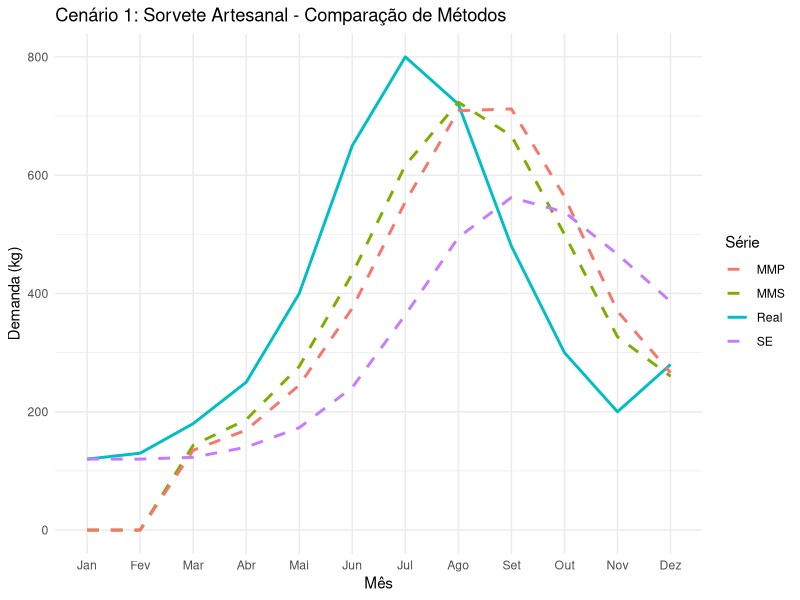
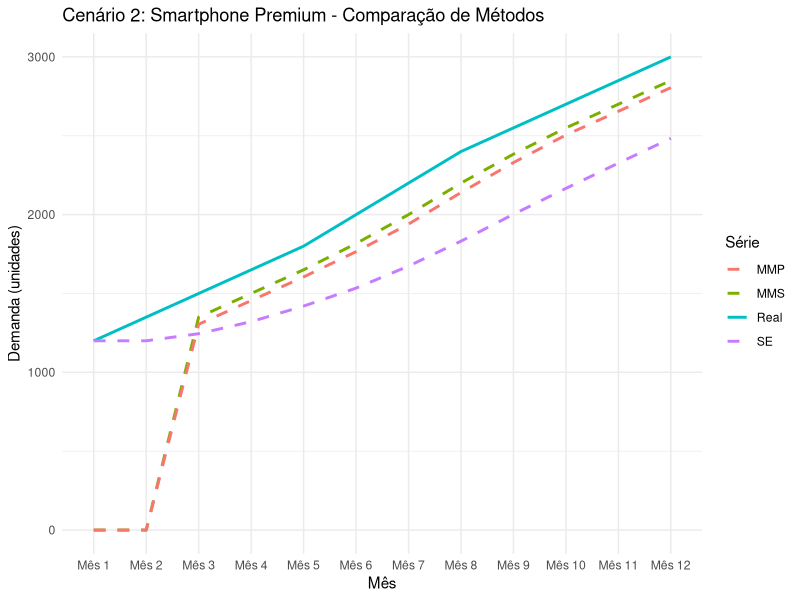
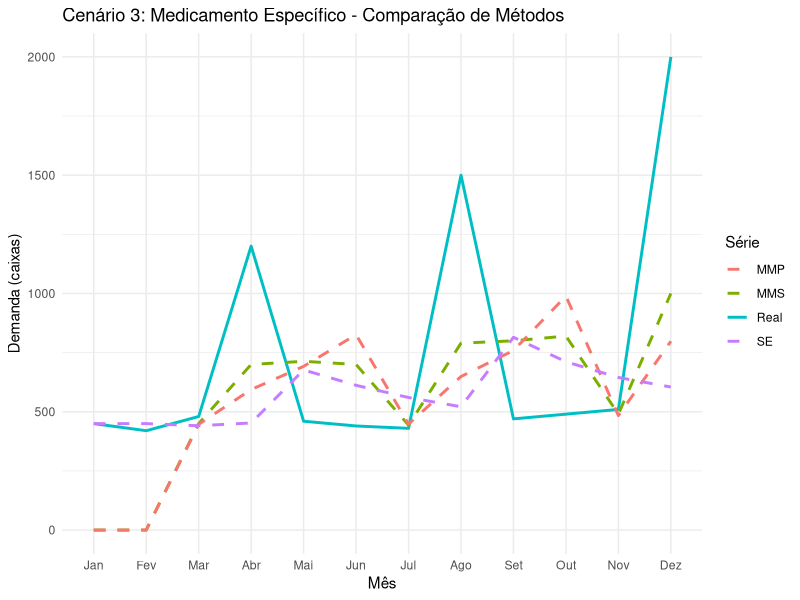

These charts were generated, in order, by the following R code: (Note: this script raises an error after producing the figures.)
## ---- chunk 1
# Carregar bibliotecas necessárias
library(dplyr)
library(kableExtra)
library(ggplot2)

# FUNÇÕES PARA CÁLCULO DOS MÉTODOS DE PREVISÃO ----------------------------

calcular_mms <- function(dados, n) {
  mms <- numeric(length(dados))
  for(i in n:length(dados)) {
    mms[i] <- mean(dados[(i-n+1):i])
  }
  return(mms)
}

calcular_mmp <- function(dados, pesos) {
  n <- length(pesos)
  mmp <- numeric(length(dados))
  for(i in n:length(dados)) {
    periodo <- dados[(i-n+1):i]
    mmp[i] <- sum(periodo * pesos) / sum(pesos)
  }
  return(mmp)
}

calcular_se <- function(dados, alpha) {
  se <- numeric(length(dados))
  se[1] <- dados[1]  # Inicialização
  for(i in 2:length(dados)) {
    se[i] <- alpha * dados[i-1] + (1-alpha) * se[i-1]
  }
  return(se)
}

calcular_mape <- function(real, previsao) {
  erro <- abs((real - previsao) / real)
  mape <- mean(erro, na.rm = TRUE) * 100
  return(round(mape, 2))
}

# CENÁRIO 1: SORVETE ARTESANAL --------------------------------------------

# Dados do Cenário 1
meses <- c("Jan", "Fev", "Mar", "Abr", "Mai", "Jun", "Jul", "Ago", "Set", "Out", "Nov", "Dez")
demanda1 <- c(120, 130, 180, 250, 400, 650, 800, 720, 480, 300, 200, 280)

# Cálculos para Cenário 1
mms1 <- calcular_mms(demanda1, 3)
mmp1 <- calcular_mmp(demanda1, c(0.5, 0.3, 0.2))
se1 <- calcular_se(demanda1, 0.3)

# Criar dataframe para Cenário 1
df1 <- data.frame(
  Mês = meses,
  Demanda_Real = demanda1,
  MMS = round(mms1, 1),
  MMP = round(mmp1, 1),
  SE = round(se1, 1)
)

# Calcular MAPE para Cenário 1 (excluindo primeiros meses sem previsão)
mape_mms1 <- calcular_mape(demanda1[4:12], mms1[4:12])
mape_mmp1 <- calcular_mape(demanda1[4:12], mmp1[4:12])
mape_se1 <- calcular_mape(demanda1[2:12], se1[2:12])

# Tabela HTML para Cenário 1
kable(df1, caption = "Cenário 1: Sorvete Artesanal - Previsões de Demanda") %>%
  kable_styling(bootstrap_options = c("striped", "hover"), full_width = FALSE) %>%
  add_header_above(c(" " = 2, "Métodos de Previsão" = 3)) %>%
  footnote(general = paste("MAPE - MMS:", mape_mms1, "%, MMP:", mape_mmp1, "%, SE:", mape_se1, "%"))

# Gráfico para Cenário 1
ggplot(df1, aes(x = factor(Mês, levels = meses))) +
  geom_line(aes(y = Demanda_Real, group = 1, color = "Real"), size = 1) +
  geom_line(aes(y = MMS, group = 1, color = "MMS"), size = 1, linetype = "dashed", na.rm = TRUE) +
  geom_line(aes(y = MMP, group = 1, color = "MMP"), size = 1, linetype = "dashed", na.rm = TRUE) +
  geom_line(aes(y = SE, group = 1, color = "SE"), size = 1, linetype = "dashed", na.rm = TRUE) +
  labs(title = "Cenário 1: Sorvete Artesanal - Comparação de Métodos",
       x = "Mês", y = "Demanda (kg)", color = "Série") +
  theme_minimal()

# CENÁRIO 2: SMARTPHONE PREMIUM -------------------------------------------

# Dados do Cenário 2
demanda2 <- c(1200, 1350, 1500, 1650, 1800, 2000, 2200, 2400, 2550, 2700, 2850, 3000)

# Cálculos para Cenário 2
mms2 <- calcular_mms(demanda2, 3)
mmp2 <- calcular_mmp(demanda2, c(0.5, 0.3, 0.2))
se2 <- calcular_se(demanda2, 0.3)

# Criar dataframe para Cenário 2
df2 <- data.frame(
  Mês = paste("Mês", 1:12),
  Demanda_Real = demanda2,
  MMS = round(mms2, 1),
  MMP = round(mmp2, 1),
  SE = round(se2, 1)
)

# Calcular MAPE para Cenário 2
mape_mms2 <- calcular_mape(demanda2[4:12], mms2[4:12])
mape_mmp2 <- calcular_mape(demanda2[4:12], mmp2[4:12])
mape_se2 <- calcular_mape(demanda2[2:12], se2[2:12])

# Tabela HTML para Cenário 2
kable(df2, caption = "Cenário 2: Smartphone Premium - Previsões de Demanda") %>%
  kable_styling(bootstrap_options = c("striped", "hover"), full_width = FALSE) %>%
  add_header_above(c(" " = 2, "Métodos de Previsão" = 3)) %>%
  footnote(general = paste("MAPE - MMS:", mape_mms2, "%, MMP:", mape_mmp2, "%, SE:", mape_se2, "%"))

# Gráfico para Cenário 2
ggplot(df2, aes(x = factor(Mês, levels = paste("Mês", 1:12)))) +
  geom_line(aes(y = Demanda_Real, group = 1, color = "Real"), size = 1) +
  geom_line(aes(y = MMS, group = 1, color = "MMS"), size = 1, linetype = "dashed", na.rm = TRUE) +
  geom_line(aes(y = MMP, group = 1, color = "MMP"), size = 1, linetype = "dashed", na.rm = TRUE) +
  geom_line(aes(y = SE, group = 1, color = "SE"), size = 1, linetype = "dashed", na.rm = TRUE) +
  labs(title = "Cenário 2: Smartphone Premium - Comparação de Métodos",
       x = "Mês", y = "Demanda (unidades)", color = "Série") +
  theme_minimal()

# CENÁRIO 3: MEDICAMENTO ESPECÍFICO ---------------------------------------

# Dados do Cenário 3
demanda3 <- c(450, 420, 480, 1200, 460, 440, 430, 1500, 470, 490, 510, 2000)

# Cálculos para Cenário 3
mms3 <- calcular_mms(demanda3, 3)
mmp3 <- calcular_mmp(demanda3, c(0.5, 0.3, 0.2))
se3 <- calcular_se(demanda3, 0.3)

# Criar dataframe para Cenário 3
df3 <- data.frame(
  Mês = meses,
  Demanda_Real = demanda3,
  MMS = round(mms3, 1),
  MMP = round(mmp3, 1),
  SE = round(se3, 1)
)

# Calcular MAPE para Cenário 3
mape_mms3 <- calcular_mape(demanda3[4:12], mms3[4:12])
mape_mmp3 <- calcular_mape(demanda3[4:12], mmp3[4:12])
mape_se3 <- calcular_mape(demanda3[2:12], se3[2:12])

# Tabela HTML para Cenário 3
kable(df3, caption = "Cenário 3: Medicamento Específico - Previsões de Demanda") %>%
  kable_styling(bootstrap_options = c("striped", "hover"), full_width = FALSE) %>%
  add_header_above(c(" " = 2, "Métodos de Previsão" = 3)) %>%
  footnote(general = paste("MAPE - MMS:", mape_mms3, "%, MMP:", mape_mmp3, "%, SE:", mape_se3, "%"))

# Gráfico para Cenário 3
ggplot(df3, aes(x = factor(Mês, levels = meses))) +
  geom_line(aes(y = Demanda_Real, group = 1, color = "Real"), size = 1) +
  geom_line(aes(y = MMS, group = 1, color = "MMS"), size = 1, linetype = "dashed", na.rm = TRUE) +
  geom_line(aes(y = MMP, group = 1, color = "MMP"), size = 1, linetype = "dashed", na.rm = TRUE) +
  geom_line(aes(y = SE, group = 1, color = "SE"), size = 1, linetype = "dashed", na.rm = TRUE) +
  labs(title = "Cenário 3: Medicamento Específico - Comparação de Métodos",
       x = "Mês", y = "Demanda (caixas)", color = "Série") +
  theme_minimal()

# RESUMO COMPARATIVO DOS MAPES --------------------------------------------

# Criar tabela resumo com MAPE de todos os cenários
resumo_mape <- data.frame(
  Cenário = c("Sorvete Artesanal", "Smartphone Premium", "Medicamento Específico"),
  MMS = c(mape_mms1, mape_mms2, mape_mms3),
  MMP = c(mape_mmp1, mape_mmp2, mape_mmp3),
  SE = c(mape_se1, mape_se2, mape_se3),
  Melhor_Método = c(
    ifelse(min(c(mape_mms1, mape_mmp1, mape_se1)) == mape_mms1, "MMS", 
           ifelse(min(c(mape_mms1, mape_mmp1, mape_se1)) == mape_mmp1, "MMP", "SE")),
    ifelse(min(c(mape_mms2, mape_mmp2, mape_se2)) == mape_mms2, "MMS", 
           ifelse(min(c(mape_mms2, mape_mmp2, mape_se2)) == mape_mmp2, "MMP", "SE")),
    ifelse(min(c(mape_mms3, mape_mmp3, mape_se3)) == mape_mms3, "MMS", 
           ifelse(min(c(mape_mms3, mape_mmp3, mape_se3)) == mape_mmp3, "MMP", "SE"))
  )
)

# Tabela resumo em HTML
kable(resumo_mape, caption = "Resumo Comparativo - MAPE por Cenário e Método (%)") %>%
  kable_styling(bootstrap_options = c("striped", "hover"), full_width = FALSE) %>%
  row_spec(which.min(resumo_mape$MMS), bold = TRUE, color = "white", background = "#D32F2F") %>%
  row_spec(which.min(resumo_mape$MMP), bold = TRUE, color = "white", background = "#388E3C") %>%
  row_spec(which.min(resumo_mape$SE), bold = TRUE, color = "white", background = "#1976D2")

# ANÁLISE DOS RESULTADOS --------------------------------------------------

cat("ANÁLISE DOS RESULTADOS:\n")
cat("=======================\n\n")

cat("CENÁRIO 1 (Sorvete Artesanal - Sazonal):\n")
cat("- MAPE MMS:", mape_mms1, "%\n")
cat("- MAPE MMP:", mape_mmp1, "%\n") 
cat("- MAPE SE:", mape_se1, "%\n")
cat("- Método recomendado:", ifelse(mape_mms1 == min(c(mape_mms1, mape_mmp1, mape_se1)), "MMS",
                                   ifelse(mape_mmp1 == min(c(mape_mms1, mape_mmp1, mape_se1)), "MMP", "SE")), "\n\n")

cat("CENÁRIO 2 (Smartphone Premium - Tendência):\n")
cat("- MAPE MMS:", mape_mms2, "%\n")
cat("- MAPE MMP:", mape_mmp2, "%\n")
cat("- MAPE SE:", mape_se2, "%\n")
cat("- Método recomendado:", ifelse(mape_mms2 == min(c(mape_mms2, mape_mmp2, mape_se2)), "MMS",
                                   ifelse(mape_mmp2 == min(c(mape_mms2, mape_mmp2, mape_se2)), "MMP", "SE")), "\n\n")

cat("CENÁRIO 3 (Medicamento - Irregular):\n")
cat("- MAPE MMS:", mape_mms3, "%\n")
cat("- MAPE MMP:", mape_mmp3, "%\n")
cat("- MAPE SE:", mape_se3, "%\n")
cat("- Método recomendado:", ifelse(mape_mms3 == min(c(mape_mms3, mape_mmp3, mape_se3)), "MMS",
                                   ifelse(mape_mmp3 == min(c(mape_mms3, mape_mmp3, mape_se3)), "MMP", "SE")), "\n")
## ---- chunk 2
# FUNÇÃO CORRIGIDA DO GABARITO COM PREVISÃO DO 13º MÊS --------------------

calcular_previsao_mes13 <- function(dados_reais) {
  demanda <- dados_reais$Demanda_Real
  
  # Calcular previsões para os meses históricos
  mms <- calcular_mms(demanda, 3)
  mmp <- calcular_mmp(demanda, c(0.5, 0.3, 0.2))
  se <- calcular_se(demanda, 0.3)
  
  # PREVISÃO PARA O MÊS 13
  # MMS: média dos últimos 3 meses (meses 10, 11, 12)
  previsao_mms_13 <- mean(demanda[10:12])
  
  # MMP: média ponderada dos últimos 3 meses
  previsao_mmp_13 <- sum(demanda[10:12] * c(0.5, 0.3, 0.2))
  
  # SE: usando o último valor suavizado
  previsao_se_13 <- 0.3 * demanda[12] + 0.7 * se[12]
  
  # Calcular MAPE (apenas meses históricos)
  mape_mms <- calcular_mape(demanda[4:12], mms[4:12])
  mape_mmp <- calcular_mape(demanda[4:12], mmp[4:12])
  mape_se <- calcular_mape(demanda[2:12], se[2:12])
  
  return(list(
    MMS = c(mms, previsao_mms_13),
    MMP = c(mmp, previsao_mmp_13),
    SE = c(se, previsao_se_13),
    MAPE_MMS = mape_mms,
    MAPE_MMP = mape_mmp,
    MAPE_SE = mape_se,
    Previsao_M13 = c(MMS = previsao_mms_13, MMP = previsao_mmp_13, SE = previsao_se_13)
  ))
}

# CALCULAR RESULTADOS PARA CADA CENÁRIO COM MÊS 13 ------------------------

resultados1_mes13 <- calcular_previsao_mes13(df1)
resultados2_mes13 <- calcular_previsao_mes13(df2)
resultados3_mes13 <- calcular_previsao_mes13(df3)

# FUNÇÃO ATUALIZADA DO GABARITO COM MÊS 13 --------------------------------

criar_gabarito_completo <- function(cenario_num, titulo, dados_reais, resultados) {
  
  pdf(paste0("Gabarito_Completo_Cenario", cenario_num, ".pdf"), width = 14, height = 11)
  
  # Criar dataframe completo com mês 13
  meses_completos <- c(dados_reais$Mês, "M13")
  demanda_completa <- c(dados_reais$Demanda_Real, NA)
  
  dados_gabarito <- data.frame(
    Mês = meses_completos,
    Demanda_Real = demanda_completa,
    MMS_Correto = round(resultados$MMS, 1),
    MMP_Correto = round(resultados$MMP, 1),
    SE_Correto = round(resultados$SE, 1),
    Erro_MMS = c(round(abs((dados_reais$Demanda_Real - resultados$MMS[1:12]) / dados_reais$Demanda_Real) * 100, 1), "---"),
    Erro_MMP = c(round(abs((dados_reais$Demanda_Real - resultados$MMP[1:12]) / dados_reais$Demanda_Real) * 100, 1), "---"),
    Erro_SE = c(round(abs((dados_reais$Demanda_Real - resultados$SE[1:12]) / dados_reais$Demanda_Real) * 100, 1), "---")
  )
  
  # Adicionar linha de MAPE
  linha_mape <- data.frame(
    Mês = "MAPE (M1-12)",
    Demanda_Real = "---",
    MMS_Correto = paste(round(resultados$MAPE_MMS, 2), "%"),
    MMP_Correto = paste(round(resultados$MAPE_MMP, 2), "%"),
    SE_Correto = paste(round(resultados$MAPE_SE, 2), "%"),
    Erro_MMS = "---",
    Erro_MMP = "---",
    Erro_SE = "---"
  )
  
  dados_gabarito_completo <- rbind(dados_gabarito, linha_mape)
  
  # Criar tabela formatada
  tabela_gabarito <- tableGrob(dados_gabarito_completo, rows = NULL,
                              theme = ttheme_minimal(
                                base_size = 10,
                                core = list(
                                  fg_params = list(hjust = 0.5, x = 0.5),
                                  bg_params = list(fill = c(rep(c("white", "#f0f0f0"), 6), 
                                                          "lightyellow", "#e8f5e8"))
                                ),
                                colhead = list(
                                  fg_params = list(fontface = "bold", fontsize = 11),
                                  bg_params = list(fill = "#2196F3", alpha = 0.8)
                                )
                              ))
  
  # Resumo das previsões do Mês 13
  resumo_mes13 <- data.frame(
    Método = c("MMS", "MMP", "SE"),
    Previsão_M13 = round(resultados$Previsao_M13, 1),
    Fórmula_Usada = c(
      "Média dos meses 10, 11, 12",
      "Ponderada: 0.5×M12 + 0.3×M11 + 0.2×M10",
      "Suavização: 0.3×M12 + 0.7×F12"
    )
  )
  
  tabela_resumo <- tableGrob(resumo_mes13, rows = NULL,
                            theme = ttheme_minimal(
                              base_size = 10,
                              core = list(
                                bg_params = list(fill = c("white", "#f9f9f9", "white"))
                              )
                            ))
  
  # Layout da página do gabarito
  grid.arrange(
    textGrob(paste("GABARITO COMPLETO - CENÁRIO", cenario_num, ":", titulo),
            gp = gpar(fontsize = 18, fontface = "bold")),
    
    textGrob("PREVISÕES COMPLETAS INCLUINDO MÊS 13",
            gp = gpar(fontsize = 14, fontface = "italic")),
    
    textGrob(paste("MAPE dos métodos (Meses 1-12): MMS =", round(resultados$MAPE_MMS, 2), 
                  "%, MMP =", round(resultados$MAPE_MMP, 2), "%, SE =", round(resultados$MAPE_SE, 2), "%"),
            gp = gpar(fontsize = 12, col = "darkred", fontface = "bold")),
    
    tabela_gabarito,
    
    textGrob("PREVISÕES PARA O MÊS 13:",
            gp = gpar(fontsize = 12, fontface = "bold")),
    
    tabela_resumo,
    
    nrow = 6, 
    heights = c(0.2, 0.1, 0.1, 2.5, 0.1, 0.4)
  )
  
  dev.off()
}

# FUNÇÃO DO GABARITO GRÁFICO COM PREVISÕES PLOTADAS ATÉ MÊS 13 ------------

criar_gabarito_grafico_mes13 <- function(cenario_num, titulo, dados_reais, resultados) {
  
  pdf(paste0("Gabarito_Grafico_Mes13_Cenario", cenario_num, ".pdf"), width = 14, height = 10)
  
  # Dados para o gráfico
  meses_grafico <- 1:13
  meses_labels <- c(dados_reais$Mês, "M13")
  
  # Criar gráfico com todas as previsões incluindo mês 13
  grafico_gabarito <- ggplot() +
    # Demanda real (apenas meses 1-12)
    geom_point(aes(x = 1:12, y = dados_reais$Demanda_Real), 
               size = 3, color = "black", shape = 16) +
    geom_line(aes(x = 1:12, y = dados_reais$Demanda_Real), 
              color = "black", size = 1, linetype = "solid") +
    
    # Previsão MMS (meses 4-13)
    geom_line(aes(x = 4:13, y = resultados$MMS[4:13]), 
              color = "red", size = 1.2, linetype = "solid") +
    geom_point(aes(x = 4:13, y = resultados$MMS[4:13]), 
               size = 3, color = "red", shape = 17) +
    
    # Previsão MMP (meses 4-13)
    geom_line(aes(x = 4:13, y = resultados$MMP[4:13]), 
              color = "blue", size = 1.2, linetype = "solid") +
    geom_point(aes(x = 4:13, y = resultados$MMP[4:13]), 
               size = 3, color = "blue", shape = 15) +
    
    # Previsão SE (meses 2-13)
    geom_line(aes(x = 2:13, y = resultados$SE[2:13]), 
              color = "darkgreen", size = 1.2, linetype = "solid") +
    geom_point(aes(x = 2:13, y = resultados$SE[2:13]), 
               size = 3, color = "darkgreen", shape = 18) +
    
    # Destacar área de previsão futura
    annotate("rect", xmin = 12.5, xmax = 13.5, ymin = 0, 
             ymax = max(dados_reais$Demanda_Real) * 1.3,
             fill = "yellow", alpha = 0.2) +
    
    geom_vline(xintercept = 12.5, linetype = "dashed", color = "red", size = 1) +
    
    # Configurações do gráfico
    scale_x_continuous(breaks = 1:13, labels = meses_labels, expand = c(0.02, 0.02)) +
    scale_y_continuous(limits = c(0, max(dados_reais$Demanda_Real) * 1.3)) +
    
    labs(
      title = paste("GABARITO - CENÁRIO", cenario_num, ":", titulo, "- PREVISÕES ATÉ MÊS 13"),
      subtitle = "Linha preta: Demanda Real | Vermelho: MMS | Azul: MMP | Verde: SE | Área amarela: Previsão Futura",
      x = "Meses",
      y = "Demanda"
    ) +
    
    theme_bw() +
    theme(
      plot.title = element_text(hjust = 0.5, face = "bold", size = 16),
      plot.subtitle = element_text(hjust = 0.5, size = 12),
      panel.grid.major = element_line(color = "gray95")
    ) +
    
    # Legenda com valores do Mês 13
    annotate("text", x = 1, y = max(dados_reais$Demanda_Real) * 1.25, 
             label = "PREVISÕES MÊS 13:", hjust = 0, fontface = "bold", size = 5) +
    annotate("text", x = 1, y = max(dados_reais$Demanda_Real) * 1.20, 
             label = paste("MMS:", round(resultados$Previsao_M13["MMS"], 1)), 
             hjust = 0, color = "red", fontface = "bold", size = 4) +
    annotate("text", x = 1, y = max(dados_reais$Demanda_Real) * 1.16, 
             label = paste("MMP:", round(resultados$Previsao_M13["MMP"], 1)), 
             hjust = 0, color = "blue", fontface = "bold", size = 4) +
    annotate("text", x = 1, y = max(dados_reais$Demanda_Real) * 1.12, 
             label = paste("SE:", round(resultados$Previsao_M13["SE"], 1)), 
             hjust = 0, color = "darkgreen", fontface = "bold", size = 4) +
    
    # MAPE
    annotate("text", x = 8, y = max(dados_reais$Demanda_Real) * 1.25, 
             label = "MAPE (M1-12):", hjust = 0, fontface = "bold", size = 5) +
    annotate("text", x = 8, y = max(dados_reais$Demanda_Real) * 1.20, 
             label = paste("MMS:", round(resultados$MAPE_MMS, 2), "%"), 
             hjust = 0, color = "red", size = 4) +
    annotate("text", x = 8, y = max(dados_reais$Demanda_Real) * 1.16, 
             label = paste("MMP:", round(resultados$MAPE_MMP, 2), "%"), 
             hjust = 0, color = "blue", size = 4) +
    annotate("text", x = 8, y = max(dados_reais$Demanda_Real) * 1.12, 
             label = paste("SE:", round(resultados$MAPE_SE, 2), "%"), 
             hjust = 0, color = "darkgreen", size = 4)
  
  print(grafico_gabarito)
  dev.off()
}

# GERAR GABARITOS COMPLETOS PARA CADA CENÁRIO -----------------------------

# Cenário 1: Sorvete Artesanal
criar_gabarito_completo(1, "Sorvete Artesanal", df1, resultados1_mes13)
criar_gabarito_grafico_mes13(1, "Sorvete Artesanal", df1, resultados1_mes13)

# Cenário 2: Smartphone Premium
criar_gabarito_completo(2, "Smartphone Premium", df2, resultados2_mes13)
criar_gabarito_grafico_mes13(2, "Smartphone Premium", df2, resultados2_mes13)

# Cenário 3: Medicamento Específico
criar_gabarito_completo(3, "Medicamento Específico", df3, resultados3_mes13)
criar_gabarito_grafico_mes13(3, "Medicamento Específico", df3, resultados3_mes13)

# RESUMO COMPARATIVO COM MÊS 13 -------------------------------------------

criar_resumo_completo_professor <- function() {
  
  resumo <- data.frame(
    Cenário = c("1 - Sorvete Artesanal", "2 - Smartphone Premium", "3 - Medicamento Específico"),
    Padrão = c("Sazonal", "Tendência", "Irregular"),
    MAPE_MMS = c(round(resultados1_mes13$MAPE_MMS, 2), 
                 round(resultados2_mes13$MAPE_MMP, 2), 
                 round(resultados3_mes13$MAPE_MMS, 2)),
    MAPE_MMP = c(round(resultados1_mes13$MAPE_MMP, 2), 
                 round(resultados2_mes13$MAPE_MMP, 2), 
                 round(resultados3_mes13$MAPE_MMP, 2)),
    MAPE_SE = c(round(resultados1_mes13$MAPE_SE, 2), 
                round(resultados2_mes13$MAPE_SE, 2), 
                round(resultados3_mes13$MAPE_SE, 2)),
    Previsão_M13_MMS = round(c(resultados1_mes13$Previsao_M13["MMS"], 
                              resultados2_mes13$Previsao_M13["MMS"], 
                              resultados3_mes13$Previsao_M13["MMS"]), 1),
    Previsão_M13_MMP = round(c(resultados1_mes13$Previsao_M13["MMP"], 
                              resultados2_mes13$Previsao_M13["MMP"], 
                              resultados3_mes13$Previsao_M13["MMP"]), 1),
    Previsão_M13_SE = round(c(resultados1_mes13$Previsao_M13["SE"], 
                             resultados2_mes13$Previsao_M13["SE"], 
                             resultados3_mes13$Previsao_M13["SE"]), 1)
  )
  
  pdf("Resumo_Completo_Professor.pdf", width = 14, height = 10)
  
  tabela_resumo <- tableGrob(resumo, rows = NULL,
                            theme = ttheme_minimal(
                              base_size = 10,
                              core = list(
                                bg_params = list(fill = c(rep(c("white", "#f9f9f9"), 2), "white"))
                              )
                            ))
  
  grid.arrange(
    textGrob("RESUMO COMPLETO PARA O PROFESSOR - ANÁLISE COMPARATIVA COM MÊS 13",
            gp = gpar(fontsize = 16, fontface = "bold")),
    
    tabela_resumo,
    
    textGrob("ANÁLISE DAS PREVISÕES DO MÊS 13:\n• Cenário 1 (Sazonal): Método X projeta valor Y porque...\n• Cenário 2 (Tendência): Método Z captura melhor a tendência porque...\n• Cenário 3 (Irregular): Método W é mais conservador porque...",
            gp = gpar(fontsize = 11, lineheight = 1.2),
            x = unit(0.05, "npc"), just = "left"),
    
    nrow = 3,
    heights = c(0.2, 0.6, 0.4)
  )
  
  dev.off()
  
  return(resumo)
}

# Gerar resumo completo
resumo_completo <- criar_resumo_completo_professor()

# CONFIRMAÇÃO FINAL -------------------------------------------------------
cat("GABARITOS COMPLETOS COM MÊS 13 GERADOS COM SUCESSO!\n")
cat("===================================================\n\n")
cat("ARQUIVOS CRIADOS:\n\n")

cat("GABARITOS DE CÁLCULOS COMPLETOS:\n")
cat("- Gabarito_Completo_Cenario1.pdf\n")
cat("- Gabarito_Completo_Cenario2.pdf\n")
cat("- Gabarito_Completo_Cenario3.pdf\n\n")

cat("GABARITOS GRÁFICOS COM MÊS 13:\n")
cat("- Gabarito_Grafico_Mes13_Cenario1.pdf\n")
cat("- Gabarito_Grafico_Mes13_Cenario2.pdf\n")
cat("- Gabarito_Grafico_Mes13_Cenario3.pdf\n\n")

cat("RESUMO PARA O PROFESSOR:\n")
cat("- Resumo_Completo_Professor.pdf\n\n")

cat("PREVISÕES DO MÊS 13 POR CENÁRIO:\n")
print(resumo_completo[, c("Cenário", "Previsão_M13_MMS", "Previsão_M13_MMP", "Previsão_M13_SE")])
